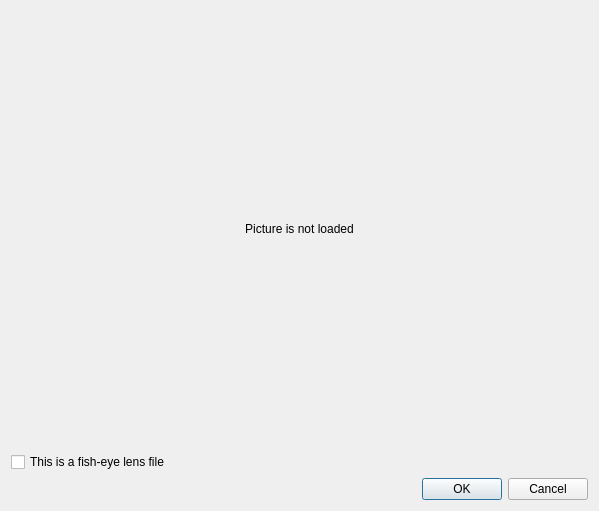
<?xml version="1.0" encoding="UTF-8"?>
<ui version="4.0">
 <class>QnMediaFileSettingsDialog</class>
 <widget class="QDialog" name="QnMediaFileSettingsDialog">
  <property name="geometry">
   <rect>
    <x>0</x>
    <y>0</y>
    <width>599</width>
    <height>511</height>
   </rect>
  </property>
  <property name="windowTitle">
   <string>File Settings</string>
  </property>
  <layout class="QVBoxLayout" name="verticalLayout_3">
   <item>
    <widget class="QStackedWidget" name="stackedWidget">
     <property name="currentIndex">
      <number>0</number>
     </property>
     <widget class="QWidget" name="imagePage">
      <layout class="QVBoxLayout" name="verticalLayout">
       <property name="leftMargin">
        <number>0</number>
       </property>
       <property name="topMargin">
        <number>0</number>
       </property>
       <property name="rightMargin">
        <number>0</number>
       </property>
       <property name="bottomMargin">
        <number>0</number>
       </property>
       <item>
        <widget class="QnFramedLabel" name="imageLabel">
         <property name="lineWidth">
          <number>4</number>
         </property>
         <property name="text">
          <string>Picture is not loaded</string>
         </property>
         <property name="scaledContents">
          <bool>true</bool>
         </property>
         <property name="alignment">
          <set>Qt::AlignCenter</set>
         </property>
        </widget>
       </item>
      </layout>
     </widget>
     <widget class="QWidget" name="fisheyePage">
      <layout class="QVBoxLayout" name="verticalLayout_2">
       <property name="leftMargin">
        <number>0</number>
       </property>
       <property name="topMargin">
        <number>0</number>
       </property>
       <property name="rightMargin">
        <number>0</number>
       </property>
       <property name="bottomMargin">
        <number>0</number>
       </property>
       <item>
        <widget class="QnFisheyeSettingsWidget" name="fisheyeWidget" native="true"/>
       </item>
      </layout>
     </widget>
    </widget>
   </item>
   <item>
    <widget class="QCheckBox" name="fisheyeCheckBox">
     <property name="text">
      <string>This is a fish-eye lens file</string>
     </property>
    </widget>
   </item>
   <item>
    <widget class="QDialogButtonBox" name="buttonBox">
     <property name="orientation">
      <enum>Qt::Horizontal</enum>
     </property>
     <property name="standardButtons">
      <set>QDialogButtonBox::Cancel|QDialogButtonBox::Ok</set>
     </property>
    </widget>
   </item>
  </layout>
 </widget>
 <customwidgets>
  <customwidget>
   <class>QnFisheyeSettingsWidget</class>
   <extends>QWidget</extends>
   <header>ui/widgets/properties/fisheye_settings_widget.h</header>
   <container>1</container>
  </customwidget>
  <customwidget>
   <class>QnFramedLabel</class>
   <extends>QLabel</extends>
   <header location="global">ui/widgets/common/framed_label.h</header>
  </customwidget>
 </customwidgets>
 <resources/>
 <connections/>
</ui>
